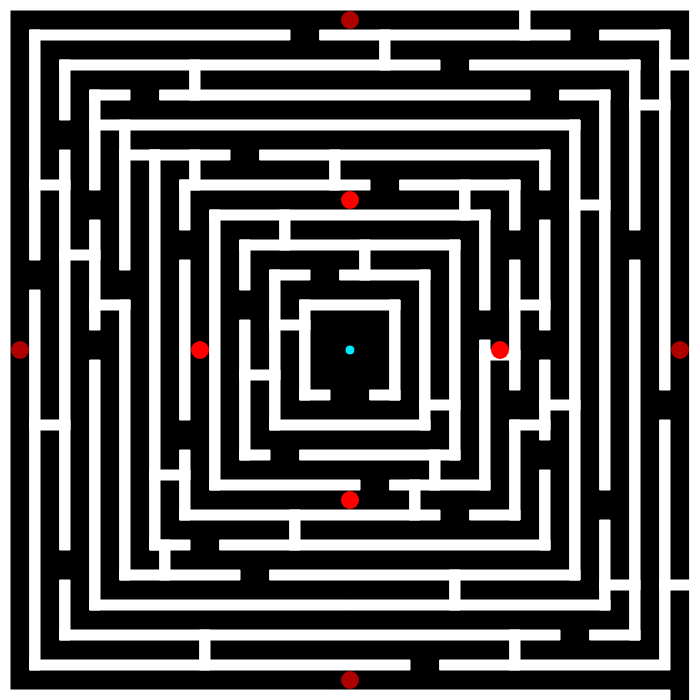
Frame 1 (no input)
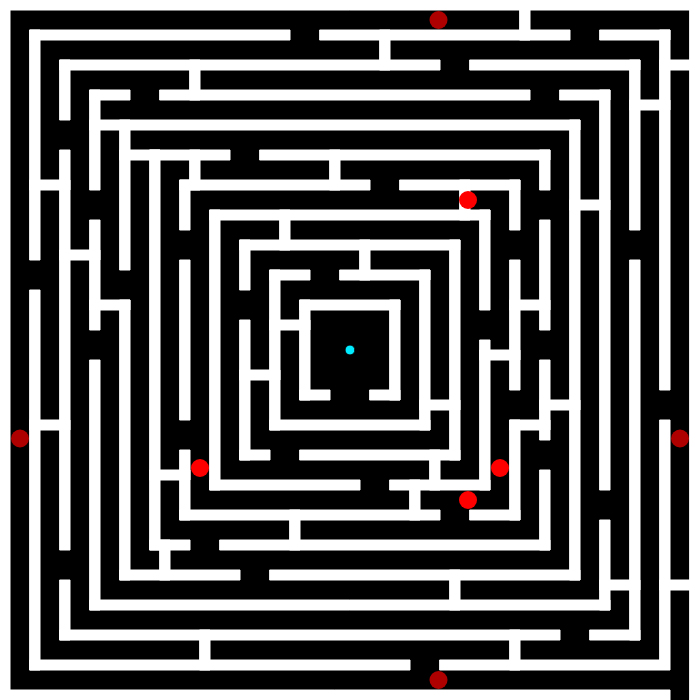
Frame 60 (no input)
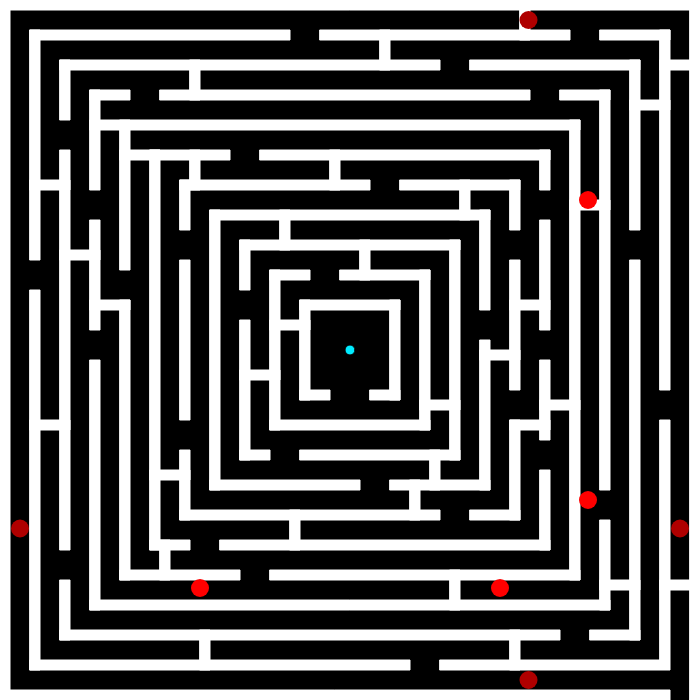
Frame 120 (the mouse pressed at the canvas centre since frame 60)

The p5.js sketch that drew these frames (run headless with seeded random() and noise() and a simulated clock; from frame 60 on, the mouse is pressed at the canvas centre):

// p5.js sketch
// ── sketch.js
var w = 87; 
var s = 83;
var a = 65;
var d = 68;

var playerX = 350;
var playerY = 350;
var playerRadius = 5;

var won = false; // Checks to see if game is won

var walls = [ 
// Center Box
  { x: 300, y: 300, w: 100, h: 10 }, // Top
  { x: 300, y: 390, w: 30, h: 10 }, // Bottom (left)
  { x: 370, y: 390, w: 30, h: 10 }, // Bottom (right)
  { x: 300, y: 300, w: 10, h: 100 }, // Left
  { x: 390, y: 300, w: 10, h: 100 }, // Right
// First ring (outermost ring)
  { x: 30, y: 30, w: 260, h: 10 }, // Top (left)
  { x: 320, y: 30, w: 250, h: 10 }, // Top (middle)
  { x: 600, y: 30, w: 70, h: 10 }, // Top (right)
  { x: 30, y: 660, w: 380, h: 10 }, // Bottom (left)
  { x: 440, y: 660, w: 230, h: 10 }, // Bottom (right)
  { x: 30, y: 30, w: 10, h: 230 }, // Left (top)
  { x: 30, y: 290, w: 10, h: 380 }, // Left (bottom)
  { x: 660, y: 30, w: 10, h: 360 }, // Right (top)
  { x: 660, y: 420, w: 10, h: 240 }, // Right (top)
// Second ring
  { x: 60, y: 60, w: 380, h: 10 }, // Top (left)
  { x: 470, y: 60, w: 170, h: 10 }, // Top (right)
  { x: 60, y: 630, w: 500, h: 10 }, // Bottom (left)
  { x: 590, y: 630, w: 50, h: 10 }, // Bottom (right)
  { x: 60, y: 60, w: 10, h: 60 }, // Left (top)
  { x: 60, y: 150, w: 10, h: 400 }, // Left (middle)
  { x: 60, y: 580, w: 10, h: 60 }, // Left (bottom)
  { x: 630, y: 60, w: 10, h: 170 }, // Right (top)
  { x: 630, y: 260, w: 10, h: 380 }, // Right (bottom)
// Third ring
  { x: 90, y: 90, w: 40, h: 10 }, // Top (left)
  { x: 160, y: 90, w: 370, h: 10 }, // Top (middle)
  { x: 560, y: 90, w: 50, h: 10 }, // Top (right)
  { x: 90, y: 600, w: 520, h: 10 }, // Bottom
  { x: 90, y: 90, w: 10, h: 100 }, // Left (top)
  { x: 90, y: 220, w: 10, h: 110 }, // Left (middle)
  { x: 90, y: 360, w: 10, h: 250 }, // Left (bottom)
  { x: 600, y: 90, w: 10, h: 400 }, // Right (top)
  { x: 600, y: 520, w: 10, h: 90 }, // Right (bottom)
// Fourth ring
  { x: 90, y: 120, w: 490, h: 10 }, // Top
  { x: 120, y: 570, w: 120, h: 10 }, // Bottom (left)
  { x: 270, y: 570, w: 310, h: 10 }, // Bottom (right)
  { x: 120, y: 120, w: 10, h: 150 }, // Left (top)
  { x: 120, y: 300, w: 10, h: 280 }, // Left (bottom)
  { x: 570, y: 120, w: 10, h: 460 }, // Right
//Fifth ring
  { x: 150, y: 150, w: 80, h: 10 }, // Top (left)
  { x: 260, y: 150, w: 290, h: 10 }, // Top (right)
  { x: 150, y: 540, w: 40, h: 10 }, // Bottom (left)
  { x: 220, y: 540, w: 330, h: 10 }, // Bottom
  { x: 150, y: 150, w: 10, h: 400 }, // Left
  { x: 540, y: 150, w: 10, h: 40 }, // Right (top)
  { x: 540, y: 220, w: 10, h: 110 }, // Right (middle 1)
  { x: 540, y: 360, w: 10, h: 80 }, // Right (middle 2)
  { x: 540, y: 470, w: 10, h: 80 }, // Right (bottom)
// Sixth ring
  { x: 180, y: 180, w: 190, h: 10 }, // Top (left)
  { x: 400, y: 180, w: 120, h: 10 }, // Top (right)
  { x: 180, y: 510, w: 260, h: 10 }, // Bottom (left)
  { x: 470, y: 510, w: 50, h: 10 }, // Bottom (right)
  { x: 180, y: 180, w: 10, h: 50 }, // Left (top)
  { x: 180, y: 260, w: 10, h: 160 }, // Left (middle)
  { x: 180, y: 450, w: 10, h: 70 }, // Left (bottom)
  { x: 510, y: 180, w: 10, h: 50 }, // Right (top)
  { x: 510, y: 260, w: 10, h: 130 }, // Right (middle)
  { x: 510, y: 420, w: 10, h: 100 }, // Right (bottom)
// Seventh ring
  { x: 210, y: 210, w: 280, h: 10 }, // Top
  { x: 210, y: 480, w: 150, h: 10 }, // Bottom (left)
  { x: 390, y: 480, w: 100, h: 10 }, // Bottom (right)
  { x: 210, y: 210, w: 10, h: 280 }, // Left
  { x: 480, y: 210, w: 10, h: 100 }, // Right (top)
  { x: 480, y: 340, w: 10, h: 150 }, // Right (bottom)
// Eighth ring
  { x: 240, y: 240, w: 220, h: 10 }, // Top
  { x: 240, y: 450, w: 30, h: 10 }, // Bottom (left)
  { x: 300, y: 450, w: 160, h: 10 }, // Bottm (right)

  { x: 240, y: 240, w: 10, h: 50 }, // Left (top)
  { x: 240, y: 320, w: 10, h: 140 }, // Left (bottom)
  { x: 450, y: 240, w: 10, h: 220 }, // Right
// Ninth ring
  { x: 270, y: 270, w: 40, h: 10 }, // Top (left)
  { x: 340, y: 270, w: 90, h: 10 }, // Top
  { x: 270, y: 420, w: 160, h: 10 }, // Bottom
  { x: 270, y: 270, w: 10, h: 160 }, // Left
  { x: 420, y: 270, w: 10, h: 160 }, // Rights
  
// Veritcal blocks
  { x: 520, y: 0, w: 10, h: 40 }, 
  { x: 380, y: 30, w: 10, h: 40 }, 
  { x: 200, y: 630, w: 10, h: 40 }, 
  { x: 510, y: 630, w: 10, h: 40 }, 
  { x: 190, y: 60, w: 10, h: 40 }, 
  { x: 450, y: 570, w: 10, h: 40 }, 
  { x: 160, y: 540, w: 10, h: 40 }, 
  { x: 190, y: 150, w: 10, h: 40 }, 
  { x: 330, y: 150, w: 10, h: 40 }, 
  { x: 290, y: 510, w: 10, h: 40 }, 
  { x: 460, y: 180, w: 10, h: 40 }, 
  { x: 410, y: 480, w: 10, h: 40 }, 
  { x: 280, y: 210, w: 10, h: 40 }, 
  { x: 430, y: 450, w: 10, h: 40 }, 
  { x: 360, y: 240, w: 10, h: 40 }, 
// Horizontal blocks 
  { x: 660, y: 60, w: 40, h: 10 }, 
  { x: 660, y: 580, w: 40, h: 10 },
  { x: 30, y: 180, w: 40, h:10 },
  { x: 30, y: 420, w: 40, h: 10 }, 
  { x: 630, y: 100, w: 40, h: 10 }, 
  { x: 60, y: 250, w: 40, h: 10 }, 
  { x: 600, y: 580, w: 40, h: 10 }, 
  { x: 90, y: 300, w: 40, h: 10 }, 
  { x: 570, y: 200, w: 40, h: 10 }, 
  { x: 120, y: 150, w: 40, h: 10 }, 
  { x: 540, y: 400, w: 40, h: 10 }, 
  { x: 150, y: 470, w: 40, h: 10 }, 
  { x: 510, y: 300, w: 40, h: 10 }, 
  { x: 510, y: 420, w: 40, h: 10 }, 
  { x: 480, y: 350, w: 40, h: 10 }, 
  { x: 240, y: 370, w: 40, h: 10 }, 
  { x: 420, y: 400, w: 40, h: 10 }, 
  { x: 270, y: 320, w: 40, h: 10 }, 
];

var obstacles = [ // moving obstacles
  {
    x: 200, y: 350, diameter: 18, speedY:2, color: [255,0,0] 
  },
  {
    x: 500, y: 350, diameter: 18, speedY:2, color: [255,0,0]
  },
  {
    x: 350, y: 200, diameter: 18, speedX:2, color: [255,0,0]
  },
  {
    x: 350, y: 500, diameter: 18, speedX: 2, color: [255,0,0]
  },
  {
    x: 20, y: 350, diameter: 18, speedY: 1.5, color: [175,0,0]
  },
  {
    x: 680, y: 350, diameter: 18, speedY: 1.5, color: [175,0,0]
  },
  {
    x: 350, y: 20, diameter: 18, speedX: 1.5, color: [175,0,0]
  },
  {
    x: 350, y: 680, diameter: 18, speedX: 1.5, color: [175,0,0]
  }
];

function setup() {
  createCanvas(700, 700);
}

function draw() {
  if (won) { // Shows text if game won
    winText(); 
    return;
  }
  
  background(0);
  
  createBorders(); // Creates outer edge
  createWalls(); // Creates all of the walls

  borderCollision();
  wallCollision();

  playerCreate();
  playerMovement();
  
  win(); // Win function
  
  obstacleCollision();
  
  for (var i = 0; i < obstacles.length; i++) { // Obstacle movement
    var obs = obstacles[i];
    noStroke();
    fill(obs.color);
    circle(obs.x, obs.y, obs.diameter);

     // Move vertically if speedY is defined
  if (obs.speedY !== undefined) {
    obs.y += obs.speedY;
    if (obs.y >= height || obs.y <= 0) {
      obs.speedY *= -1;
    }
  }

  // Move horizontally if speedX is defined
  if (obs.speedX !== undefined) {
    obs.x += obs.speedX;
    if (obs.x >= width || obs.x <= 0) {
      obs.speedX *= -1;
    }
  }
  }

} 

function createBorders() {
  stroke(255,255,255);
  fill(255,255,255);
  rect(0, 0, width, 10); // Top
  rect(0, 0, 10, height); // Left
  rect(0, height - 10, width - 30, 10); // Bottom (exit area)
  rect(width - 10, 0, 10, height); // Right
}

function createWalls() {
  fill(255,255,255);
  for (var wall of walls) {
    rect(wall.x, wall.y, wall.w, wall.h);
  }
}

function playerCreate() {
  stroke(0);
  fill(0, 235, 255);
  circle(playerX, playerY, playerRadius * 2);
}

function playerMovement() {
  if (keyIsDown(w)) {
    playerY -= 1.5;
  }
  if (keyIsDown(s)) {
    playerY += 1.5;
  }
  if (keyIsDown(a)) {
    playerX -= 1.5;
  }
  if (keyIsDown(d)) {
    playerX += 1.5;
  }
}

function borderCollision() {
  var exitX = width - 30;
  var exitY = height - 50;

  if (!(playerX > exitX && playerY > exitY)) {
    if (
      playerX - playerRadius <= 10 ||
      playerX + playerRadius >= width - 10 ||
      playerY - playerRadius <= 10 ||
      playerY + playerRadius >= height - 10
    ) {
      resetPlayer();
    }
  }
}

function wallCollision() {
  for (var wall of walls) {
    if (
     playerX + playerRadius > wall.x &&
     playerX - playerRadius < wall.x + wall.w &&
     playerY + playerRadius > wall.y &&
     playerY - playerRadius < wall.y + wall.h
   ) {
     resetPlayer();
     break;
   }
 }
}

function obstacleCollision() {
  for (var obs of obstacles) {
    var obsRadius = obs.diameter / 2;
    var distance = dist(playerX, playerY, obs.x, obs.y);
    if (distance <= playerRadius + obsRadius) {
      resetPlayer();
    }
  }
}

function resetPlayer() { // Resets the player if there is collision
  playerX = 350;
  playerY = 350;
}

function win () {
  var exitX = width - 30;
  var exitY = height + 11;
  if (playerX + playerRadius > exitX && playerY + playerRadius > exitY) { won = true;} 
}

function winText() {
  textAlign(CENTER, CENTER);
  fill (0,235,255);
  textSize(18);
  text("You Win!", 350, 330);
  textSize(16)
  text("Press R to Restart", 350, 410);
}

function keyPressed() {
  if (won && key === 'r') {
    won = false;
    resetPlayer();
  }
}
